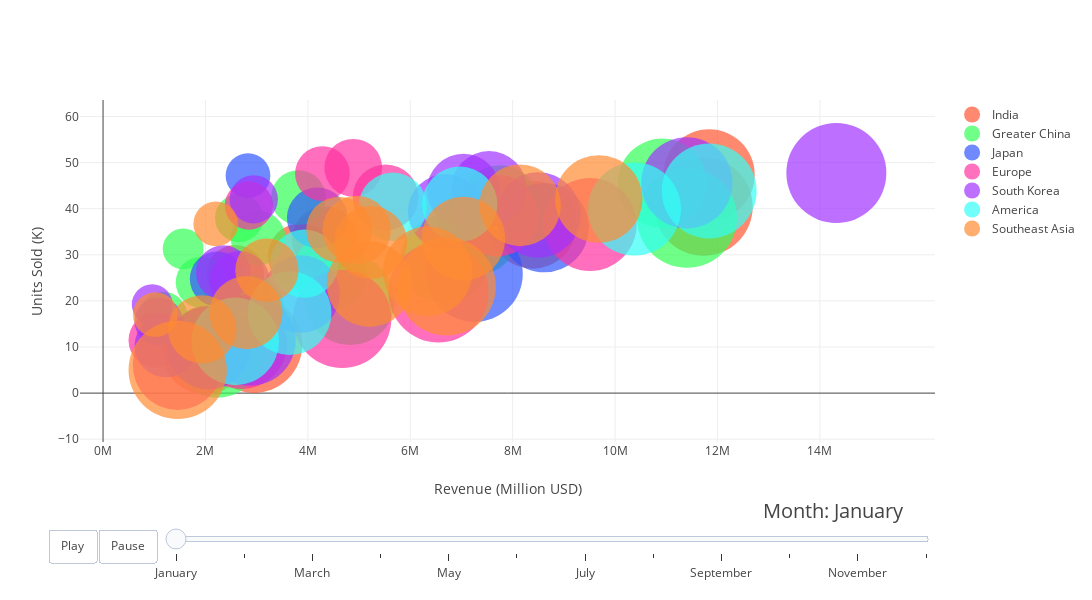

This figure's notebook cell:
### Code cell
# set the month order
sort_month = ["January", "February", "March", "April", "May", "June", 
              "July", "August", "September", "October", "November", "December"]
df_nike["Month"] = pd.Categorical(df_nike["Month"], categories=sort_month, ordered=True)

df_nike = df_nike[['Month', 'Country', 'Units_Sold', 'Revenue_USD', 'Retail_Price']]
# convert Revenue_USD and Units_Sold to more human_readable format
df_nike["Revenue_USD_temp"] = df_nike["Revenue_USD"] / 1_000_000  # Convert to Millions (M)
df_nike["Units_Sold_temp"] = df_nike["Units_Sold"] / 1_000  # Convert to Thousands (K)

# normalize bubble size
df_nike["Bubble_Size"] = df_nike["Retail_Price"] / df_nike["Retail_Price"].max() * 100

# ensure months are ordered correctly
df_nike["Month"] = pd.Categorical(df_nike["Month"], categories=sort_month, ordered=True)

# extract unique months and countries
months = sort_month
countries = df_nike["Country"].unique()

# define color mapping for countries
color_discrete_map = {
    'India': "#FF5733",  
    'Greater China': "#33FF57",  
    'Japan': "#3357FF",  
    'Europe': "#FF33A1",  
    'South Korea': "#A133FF",  
    'America': "#33FFF6", 
    'Southeast Asia': "#FF8C33"
}

# Initialize figure dictionary
fig_dict = {
    "data": [],
    "layout": {},
    "frames": []
}

# layout settings
fig_dict["layout"]["width"] = 1400
fig_dict["layout"]["height"] = 600 
fig_dict["layout"]["xaxis"] = {
    "title": "Revenue (Million USD)",
    "type": "linear",
    "tickmode": "array",
    "tickvals": list(range(0, 16, 2)),  # show label as 0M 2M 4M ... 
    "ticktext": [f"{i}M" for i in range(0, 16, 2)]
}
fig_dict["layout"]["yaxis"] = {"title": "Units Sold (K)"}
fig_dict["layout"]["hovermode"] = "closest"
fig_dict["layout"]["updatemenus"] = [
    {
        "buttons": [
            {
                "args": [None, {"frame": {"duration": 500, "redraw": False},
                                "fromcurrent": True, "transition": {"duration": 300,
                                                                    "easing": "quadratic-in-out"}}],
                "label": "Play",
                "method": "animate"
            },
            {
                "args": [[None], {"frame": {"duration": 0, "redraw": False},
                                  "mode": "immediate",
                                  "transition": {"duration": 0}}],
                "label": "Pause",
                "method": "animate"
            }
        ],
        "direction": "left",
        "pad": {"r": 10, "t": 87},
        "showactive": False,
        "type": "buttons",
        "x": 0.1,
        "xanchor": "right",
        "y": 0,
        "yanchor": "top"
    }
]

# timeline slider 
sliders_dict = {
    "active": 0,
    "yanchor": "top",
    "xanchor": "left",
    "currentvalue": {
        "font": {"size": 20},
        "prefix": "Month: ",
        "visible": True,
        "xanchor": "right"
    },
    "transition": {"duration": 300, "easing": "cubic-in-out"},
    "pad": {"b": 10, "t": 50},
    "len": 0.9,
    "x": 0.1,
    "y": 0,
    "steps": []
}

# 🔹 Create Initial Data (First Month)
first_month = months[0]
for country in countries:
    dataset_by_month = df_nike[df_nike["Month"] == first_month]
    dataset_by_country = dataset_by_month[
        dataset_by_month["Country"] == country]

    data_dict = {
        "x": list(dataset_by_country["Revenue_USD_temp"]),
        "y": list(dataset_by_country["Units_Sold_temp"]),
        "mode": "markers",
        "text": list(dataset_by_country["Country"]),
        "marker": {
            "sizemode": "area",
            "sizeref": 2.0 * max(df_nike["Bubble_Size"]) / (100**2),
            "size": list(dataset_by_country["Bubble_Size"]),
            "color": color_discrete_map.get(country, "#000000")
        },
        "name": country
    }
    fig_dict["data"].append(data_dict)

# for frame
for month in months:
    frame = {"data": [], "name": str(month)}
    for country in countries:
        dataset_by_month = df_nike[df_nike["Month"] == month]
        dataset_by_country = dataset_by_month[
            dataset_by_month["Country"] == country]

        data_dict = {
            "x": list(dataset_by_country["Revenue_USD_temp"]),
            "y": list(dataset_by_country["Units_Sold_temp"]),
            "mode": "markers",
            "text": list(dataset_by_country["Country"]),
            "marker": {
                "sizemode": "area",
                "sizeref": 2.0 * max(df_nike["Bubble_Size"]) / (100**2),
                "size": list(dataset_by_country["Bubble_Size"]),
                "color": color_discrete_map.get(country, "#000000")
            },
            "name": country
        }
        frame["data"].append(data_dict)


    fig_dict["frames"].append(frame)
    slider_step = {"args": [
        [month],
        {"frame": {"duration": 300, "redraw": False},
         "mode": "immediate",
         "transition": {"duration": 300}}
    ],
        "label": str(month),
        "method": "animate"}
    sliders_dict["steps"].append(slider_step)

fig_dict["layout"]["sliders"] = [sliders_dict]

# create the fig
fig = go.Figure(fig_dict)
fig.show()

### Figure 1 — Plotly figure (JSON) as saved in the notebook; plotly's stock layout.template omitted (floating-point values rounded to 4 significant figures)
{"data": [{"marker": {"color": "#FF5733", "size": [70, 96.67, 93.33, 73.33, 33.33, 76.67, 43.33, 43.33, 83.33], "sizemode": "area", "sizeref": 0.02}, "mode": "markers", "name": "India", "text": ["India", "India", "India", "India", "India", "India", "India", "India", "India"], "type": "scatter", "x": [2.067, 11.73, 2.948, 1.993, 2.584, 8.391, 4.333, 3.863, 11.84], "y": [9.842, 40.44, 10.53, 9.058, 25.84, 36.48, 33.33, 29.71, 47.34]}, {"marker": {"color": "#33FF57", "size": [53.33, 56.67, 66.67, 16.67, 23.33, 63.33, 30, 80, 80, 30, 100, 70, 23.33, 26.67, 76.67, 83.33], "sizemode": "area", "sizeref": 0.02}, "mode": "markers", "name": "Greater China", "text": ["Greater China", "Greater China", "Greater China", "Greater China", "Greater China", "Greater China", "Greater China", "Greater China", "Greater China", "Greater China", "Greater China", "Greater China", "Greater China", "Greater China", "Greater China", "Greater China"], "type": "scatter", "x": [2.839, 4.433, 2.033, 1.565, 2.658, 7.752, 3.815, 4.828, 10.92, 3.027, 11.4, 7.299, 1.173, 1.923, 6.66, 2.231], "y": [17.75, 26.08, 10.17, 31.29, 37.98, 40.8, 42.39, 20.12, 45.52, 33.64, 38.02, 34.76, 16.76, 24.04, 28.96, 8.922]}, {"marker": {"color": "#3357FF", "size": [30, 20, 93.33, 36.67, 80], "sizemode": "area", "sizeref": 0.02}, "mode": "markers", "name": "Japan", "text": ["Japan", "Japan", "Japan", "Japan", "Japan"], "type": "scatter", "x": [2.23, 2.831, 7.254, 4.182, 8.615], "y": [24.77, 47.18, 25.91, 38.02, 35.89]}, {"marker": {"color": "#FF33A1", "size": [30, 43.33, 23.33, 100, 80, 96.67, 33.33, 66.67, 30, 86.67, 83.33], "sizemode": "area", "sizeref": 0.02}, "mode": "markers", "name": "Europe", "text": ["Europe", "Europe", "Europe", "Europe", "Europe", "Europe", "Europe", "Europe", "Europe", "Europe", "Europe"], "type": "scatter", "x": [4.284, 5.52, 2.848, 6.551, 1.455, 4.67, 4.887, 7.697, 1.032, 9.511, 2.704], "y": [47.6, 42.46, 40.69, 21.84, 6.063, 16.1, 48.87, 38.49, 11.47, 36.58, 10.81]}, {"marker": {"color": "#A133FF", "size": [40, 53.33, 70, 36.67, 73.33, 16.67, 56.67, 60, 30, 83.33, 23.33, 100, 83.33, 56.67, 23.33], "sizemode": "area", "sizeref": 0.02}, "mode": "markers", "name": "South Korea", "text": ["South Korea", "South Korea", "South Korea", "South Korea", "South Korea", "South Korea", "South Korea", "South Korea", "South Korea", "South Korea", "South Korea", "South Korea", "South Korea", "South Korea", "South Korea"], "type": "scatter", "x": [1.233, 7.039, 2.068, 2.666, 8.497, 0.9598, 7.538, 3.868, 2.35, 2.871, 1.087, 14.32, 11.4, 6.69, 2.943], "y": [10.28, 44.0, 9.847, 24.23, 38.62, 19.2, 44.34, 21.49, 26.11, 11.48, 15.53, 47.74, 45.61, 39.35, 42.04]}, {"marker": {"color": "#33FFF6", "size": [86.67, 46.67, 56.67, 46.67, 76.67, 70, 90], "sizemode": "area", "sizeref": 0.02}, "mode": "markers", "name": "America", "text": ["America", "America", "America", "America", "America", "America", "America"], "type": "scatter", "x": [10.38, 5.658, 6.966, 3.931, 2.582, 3.644, 11.84], "y": [39.92, 40.42, 40.98, 28.08, 11.23, 17.35, 43.84]}, {"marker": {"color": "#FF8C33", "size": [46.67, 43.33, 40, 76.67, 96.67, 53.33, 73.33, 80, 70, 96.67, 46.67, 20, 20, 53.33, 66.67], "sizemode": "area", "sizeref": 0.02}, "mode": "markers", "name": "Southeast Asia", "text": ["Southeast Asia", "Southeast Asia", "Southeast Asia", "Southeast Asia", "Southeast Asia", "Southeast Asia", "Southeast Asia", "Southeast Asia", "Southeast Asia", "Southeast Asia", "Southeast Asia", "Southeast Asia", "Southeast Asia", "Southeast Asia", "Southeast Asia"], "type": "scatter", "x": [4.953, 4.611, 3.2, 9.682, 6.712, 5.226, 5.204, 6.341, 7.038, 1.458, 1.938, 1.021, 2.202, 2.793, 8.145], "y": [35.38, 35.47, 26.67, 42.09, 23.15, 32.66, 23.65, 26.42, 33.52, 5.028, 13.84, 17.02, 36.69, 17.46, 40.73]}], "layout": {"height": 600, "hovermode": "closest", "sliders": [{"active": 0, "currentvalue": {"font": {"size": 20}, "prefix": "Month: ", "visible": true, "xanchor": "right"}, "len": 0.9, "pad": {"b": 10, "t": 50}, "steps": [{"args": [["January"], {"frame": {"duration": 300, "redraw": false}, "mode": "immediate", "transition": {"duration": 300}}], "label": "January", "method": "animate"}, {"args": [["February"], {"frame": {"duration": 300, "redraw": false}, "mode": "immediate", "transition": {"duration": 300}}], "label": "February", "method": "animate"}, {"args": [["March"], {"frame": {"duration": 300, "redraw": false}, "mode": "immediate", "transition": {"duration": 300}}], "label": "March", "method": "animate"}, {"args": [["April"], {"frame": {"duration": 300, "redraw": false}, "mode": "immediate", "transition": {"duration": 300}}], "label": "April", "method": "animate"}, {"args": [["May"], {"frame": {"duration": 300, "redraw": false}, "mode": "immediate", "transition": {"duration": 300}}], "label": "May", "method": "animate"}, {"args": [["June"], {"frame": {"duration": 300, "redraw": false}, "mode": "immediate", "transition": {"duration": 300}}], "label": "June", "method": "animate"}, {"args": [["July"], {"frame": {"duration": 300, "redraw": false}, "mode": "immediate", "transition": {"duration": 300}}], "label": "July", "method": "animate"}, {"args": [["August"], {"frame": {"duration": 300, "redraw": false}, "mode": "immediate", "transition": {"duration": 300}}], "label": "August", "method": "animate"}, {"args": [["September"], {"frame": {"duration": 300, "redraw": false}, "mode": "immediate", "transition": {"duration": 300}}], "label": "September", "method": "animate"}, {"args": [["October"], {"frame": {"duration": 300, "redraw": false}, "mode": "immediate", "transition": {"duration": 300}}], "label": "October", "method": "animate"}, {"args": [["November"], {"frame": {"duration": 300, "redraw": false}, "mode": "immediate", "transition": {"duration": 300}}], "label": "November", "method": "animate"}, {"args": [["December"], {"frame": {"duration": 300, "redraw": false}, "mode": "immediate", "transition": {"duration": 300}}], "label": "December", "method": "animate"}], "transition": {"duration": 300, "easing": "cubic-in-out"}, "x": 0.1, "xanchor": "left", "y": 0, "yanchor": "top"}], "updatemenus": [{"buttons": [{"args": [null, {"frame": {"duration": 500, "redraw": false}, "fromcurrent": true, "transition": {"duration": 300, "easing": "quadratic-in-out"}}], "label": "Play", "method": "animate"}, {"args": [[null], {"frame": {"duration": 0, "redraw": false}, "mode": "immediate", "transition": {"duration": 0}}], "label": "Pause", "method": "animate"}], "direction": "left", "pad": {"r": 10, "t": 87}, "showactive": false, "type": "buttons", "x": 0.1, "xanchor": "right", "y": 0, "yanchor": "top"}], "width": 1400, "xaxis": {"tickmode": "array", "ticktext": ["0M", "2M", "4M", "6M", "8M", "10M", "12M", "14M"], "tickvals": [0, 2, 4, 6, 8, 10, 12, 14], "title": {"text": "Revenue (Million USD)"}, "type": "linear"}, "yaxis": {"title": {"text": "Units Sold (K)"}}}}
